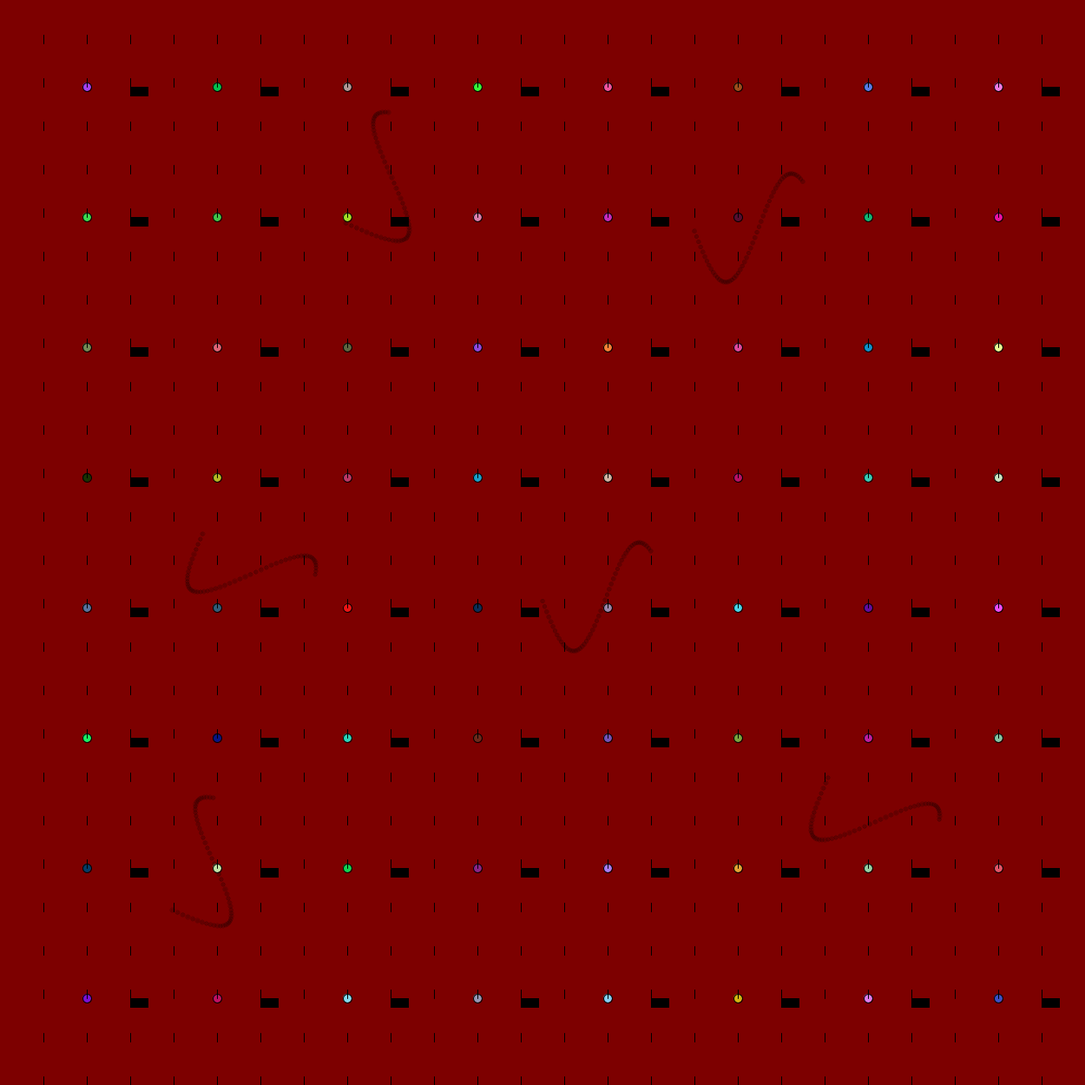
Frame 1 (no input)
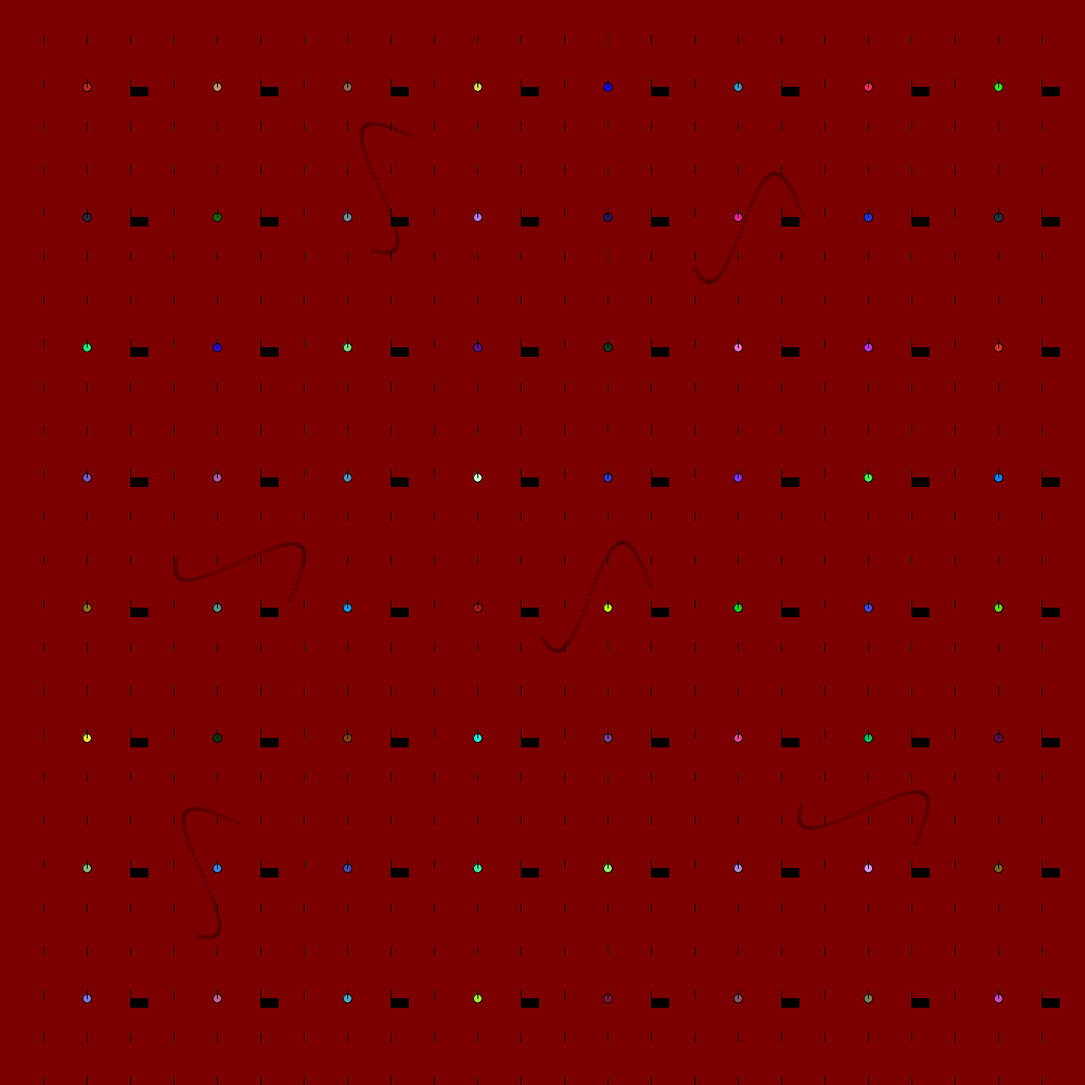
Frame 60 (the mouse pressed at the canvas centre just before this capture)
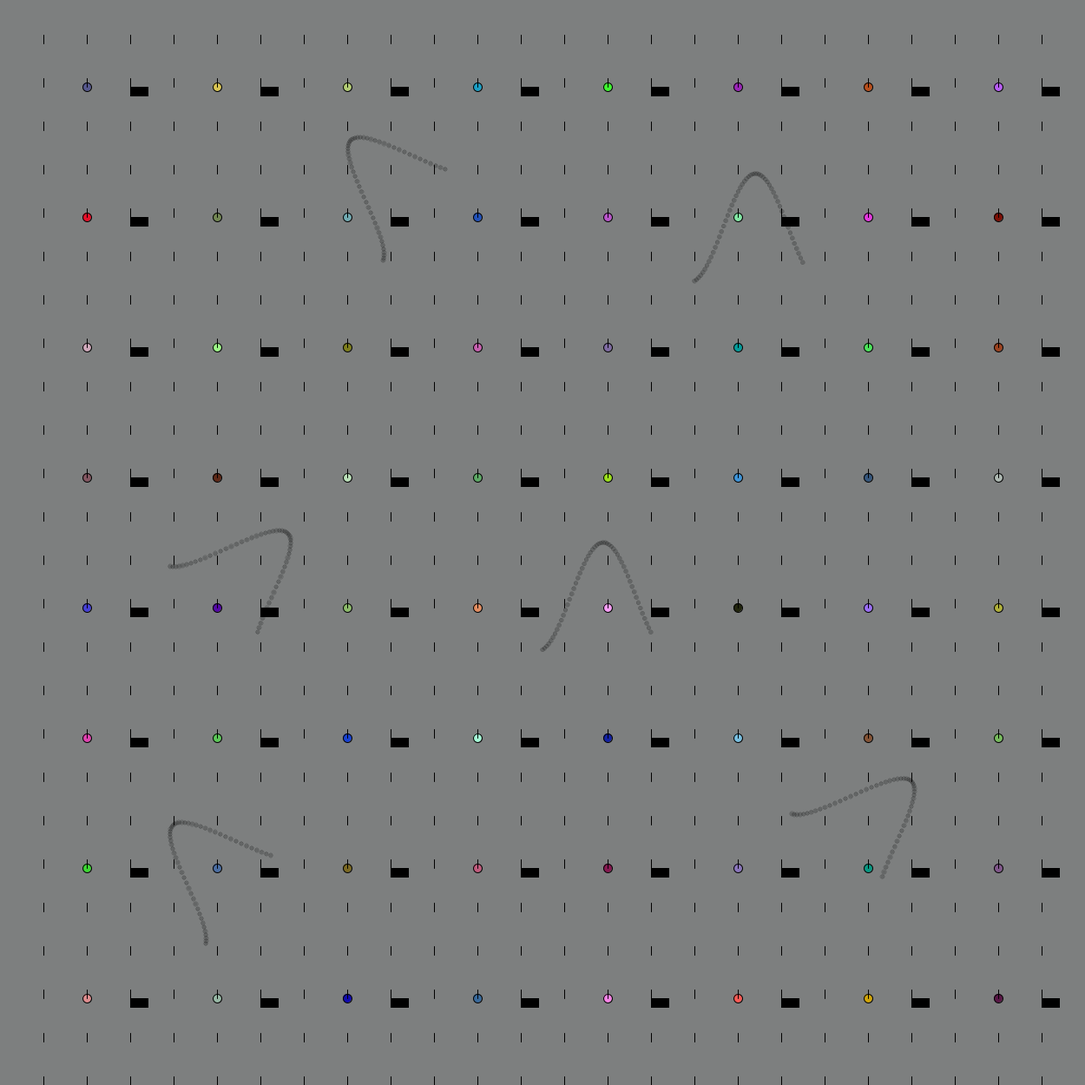
Frame 120 (the mouse held since frame 60 and released just before this capture)

The Processing sketch that drew these frames (run headless with seeded random() and noise(); from frame 60 on, the mouse is pressed at the canvas centre):

// Processing sketch: Assignment_5_2
// ── Assignment_5_2.pde
// milena correa
// code 1
// assignment 5.2

float startAngle = 0;
float angleVel = 0.1;

void setup() {
  size(1250, 1250);
}

// help from david schiffmans processing book and videos
// draws out a sin wave
void squiggles() {
  startAngle += .02;
  float angle = startAngle;

  for (float x = 0; x <=1250; x += 24) {
    float y = map(sin(angle), -1, 1, 0, 1250);
    stroke(0);
    fill(0, 50);
    ellipse(x, y, 48, 48);
    angle += angleVel;
  }
}


void draw() {
  
  background(125, map(mouseX, 0, 1250, 0, 255), map(mouseY,0,1250,0,255));

// draw squiggly lines around sketch
  push();
  rotate(-QUARTER_PI);
  translate(100, 400);
  scale(0.1);
  squiggles();
  pop();

  push();
  translate(1000, 850);
  rotate(QUARTER_PI);
  scale(0.1);
  squiggles();
  pop();

  push();
  translate(800, 200);
  scale(0.1);
  squiggles();
  pop();

  push();
  translate(width/2, height/2);
  scale(0.1);
  squiggles();
  pop();

  push();
  translate(150, 1000);
  rotate(-QUARTER_PI);
  scale(0.1);
  squiggles();
  pop();

  push();
  rotate(QUARTER_PI);
  translate(600, 200);
  scale(0.1);
  squiggles();
  pop();


//draw rows of circles
  push();
  translate(100, 100);
  for (float x = 0; x < width; x = x + 150) {
    for (float y = 0; y < height; y = y + 150) {
      fill(random(0, 255), random(0, 255), random(0, 255));
      ellipse(x, y, 10, 10);
      fill(0);
      rect(x + 50, y, 20, 10);
    }
  }
  pop();

//draw rows of lines
  for (float x = 0; x < width; x = x + 50) {
    for (float y = 0; y < height; y = y + 50) {
      line(x+50, y+50, x+50, y+40);
    }
  }
}
